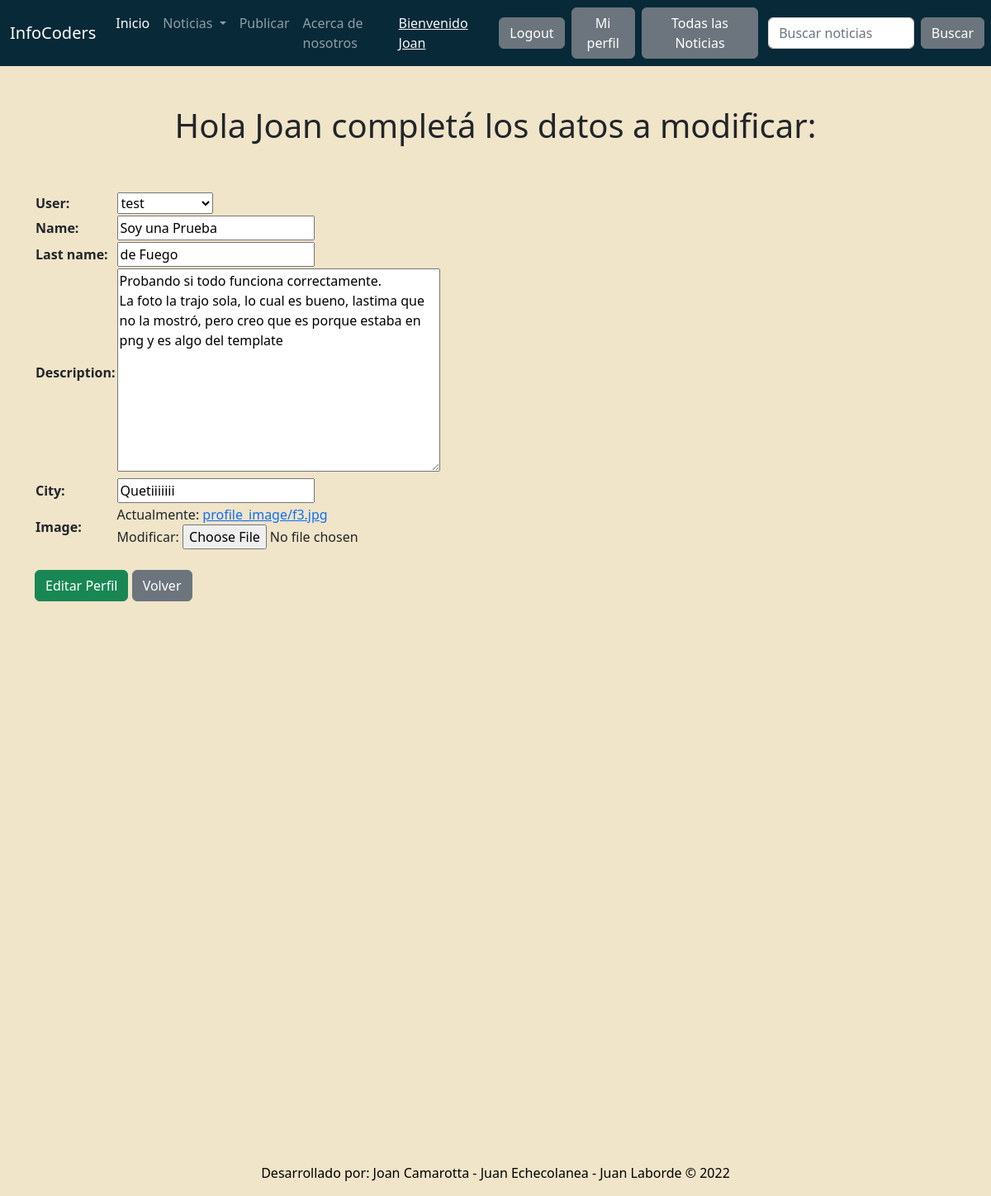
The page /cuenta/perfil/actualizar/view/6/ (signed in) on the database its author committed.
### Accounts/models.py (models this page shows, shortened)
class Profile(models.Model):
    user = models.OneToOneField(User, on_delete = models.CASCADE)
    name = models.CharField(max_length=50, blank=True)
    last_name = models.CharField(max_length=50, blank=True)
    description = models.TextField(max_length=400, blank=True)
    city= models.CharField(max_length=50, blank=True)
    image = models.ImageField(upload_to ='profile_image', default='icono_proyecto.png')
    class Meta:
        verbose_name = 'Perfil'
        verbose_name_plural = 'Perfiles'

### Accounts/views.py (the view, shortened to what this page needs)
# urls.py: path('perfil/actualizar/view/<int:pk>/', Update_profile.as_view(), name = 'profile')
class Update_profile(LoginRequiredMixin, UpdateView):
    model = Profile
    form = Profile_form
    template_name = 'edit_profile_view.html'
    fields = '__all__'

### templates/edit_profile_view.html (shortened to what this page needs)
{% extends 'base.html' %}
{% load static %}
{% block content %}
<h1
class="fw-bopld text-center py-5"> Hola {{user.username}} completá los datos a modificar:</h1>
<div class="container">
    <div class="row">
    <div class="col">
<form action="" method="POST" enctype="multipart/form-data">
<table>
    {{form.as_table}}
</table>
<br>
    <input type="submit" class="btn btn-success" value="Editar Perfil"></input>
    <a class="btn btn-secondary" href = "/cuenta/perfil">Volver</a>
</form>
</div>
{% endblock %}

### templates/base.html (shortened to what this page needs)
<!doctype html>
<html lang="en">
  <head>
    <link href="https://cdn.jsdelivr.net/npm/bootstrap@5.2.0-beta1/dist/css/bootstrap.min.css" rel="stylesheet">
  </head>
  <body>
    {% load static %}
    <nav class="navbar navbar-expand-lg navbar-dark" style="background-color: #072938;">
        <div class="container-fluid">
          <a class="navbar-brand">InfoCoders</a>
          <div class="collapse navbar-collapse" id="navbarSupportedContent">
            <ul class="navbar-nav me-auto mb-2 mb-lg-0">
              <li class="nav-item">
                <a class="nav-link active" aria-current="page" href="/index/">Inicio</a>
              <li class="nav-item dropdown">
                <a class="nav-link dropdown-toggle" href="#" id="navbarDropdown" role="button" data-bs-toggle="dropdown" aria-expanded="false">
                  Noticias
                </a>
                {% if request.user.is_authenticated %}
                <li class="nav-item">
                  <a class="nav-link" href="/noticias/crear-nota/">Publicar</a>
                </li>
                {% endif %}
                  <li class="nav-item">
                    <a class="nav-link" href="/sobre-nosotros/">Acerca de nosotros</a>
                  </li>
                </div>
                  <ul class="navbar-nav me-auto mb-2 mb-lg-0">
                  <div class="collapse navbar-collapse" id="navbarSupportedContent">
                        {% if request.user.is_authenticated %}
                        <li class="nav-item">
                          <a class="text-light" style="margin-right: 1rem;">
                          <h7>Bienvenido {{request.user.username}} </h7></a>
                        </li>
                        <li class="nav-item">
                            <a class="btn btn-secondary me-2" href="/cuenta/cerrar-sesion/">Logout</a>
                        </li>
                        <li class="nav-item">
                          <a class="btn btn-secondary me-2" href="/cuenta/perfil/">Mi perfil</a>
                      </li>
                        <li class="nav-item">
                          <a class="btn btn-secondary" href="/noticias/todas-las-noticias/">Todas las Noticias</a>
                      </li>
                        {% endif %}
                      </ul>
          </div>
    <form class="d-flex" role="search" action="/noticias/buscar/" metod= "GET">
    <input class="form-control me-2" type = "text" placeholder = "Buscar noticias" name = 'search' aria-label = "Search">
    <button class="btn btn-secondary me-2" type="submit">Buscar</button>
  </form>
      </nav>
      {% block content %}
      {% endblock %}
    </div>
  </body>
  <footer>
    <br>
    <br>
    <br>
    <br>
    <br>
    <br>
    <br>
    <br>
    <br>
    <br>
    <br>
    <br>
    <br>
    <br>
    <br>
    <br>
    <br>
    <br>
    <br>
    <br>
    <br>
    <br>
    <br>
    <br>
    <br>
    <br>
    <br>
    <br>
    <div class="sticky-xxl-bottom m-2 text-center text-black">
      <p>Desarrollado por: Joan Camarotta - Juan Echecolanea - Juan Laborde &copy 2022</p>
      </div>
  </footer>
</html>

### templates/base.html (style rules this page uses)
body { background-color: #f0e4c9; margin: 0; }

### rows shown on the page
Profile: user "test", name "Soy una Prueba", last_name "de Fuego", description "Probando si todo funciona correctamente. La foto la trajo sola, lo cual es bueno, lastima que no la mostró, pero creo que es porque estaba en png y es algo del template", city "Quetiiiiiii"

### other values the page prints
{{ request.user.username }} "Joan"
{{ user.username }} "Joan"
